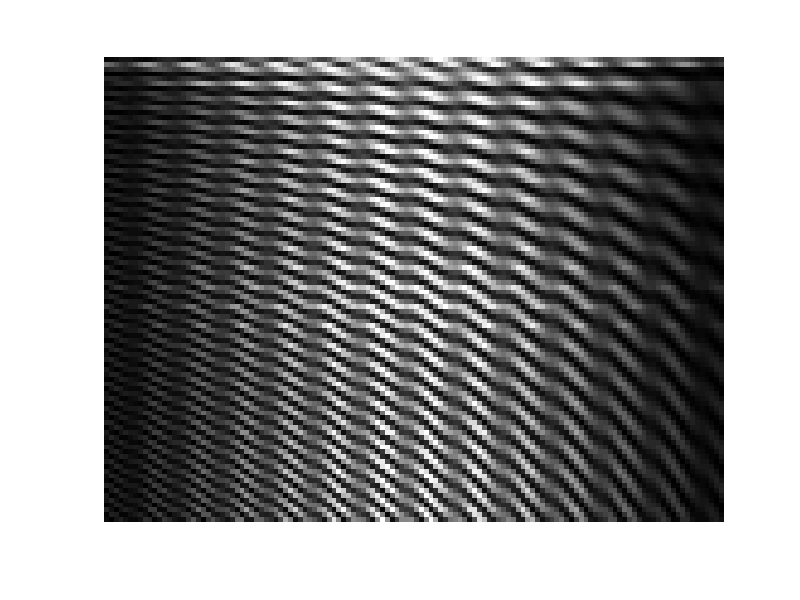
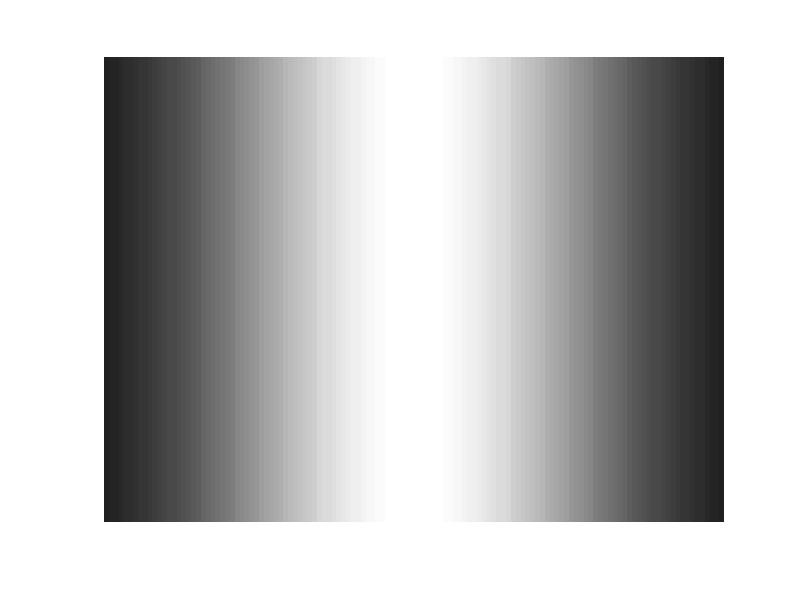

The MATLAB script that drew these images, in order:
% create a test Interferogram image 
% using the technique in 
% Biomedical Optics by Wang and Wu
% Chapter 9
%
% Hari Nandakumar
%
% $Date: 25 Sep 2018
%

% Using SI units throughout 
lambda0 = 850E-9; % center wavelength of source 
dlambda = 20E-9; % FWHM wavelength bandwidth of source 
ns=1.38; % refractive index of sample 
ls1 = 90E-6; % location of backscatterer 1 
ls2 = 150E-6; % location of backscatterer 2 
rs1 = 0.5; % reflectivity of backscatterer 1 - was 0.5
rs2 = 0.25; %rs2 = 0.0; % reflectivity of backscatterer 2 was 0.25
k0=2*pi/lambda0; % center propagation constant 
delta_k=2*pi*dlambda/lambda0^2; % FWHM bandwidth of k 
sigma_k = delta_k/sqrt(2*log(2)); % standard deviation of k 
sigma_lambda = dlambda/sqrt(2*log(2)); % standard deviation of lambda

N=128;  %2^10; %N=100; % number of sampling points was 2^10 
nsigma = 2; % number of standard deviations to plot on each side of kO 

%subplot(4,1,1); % Generate the interferogram 
k = k0 + sigma_k*linspace(-nsigma,nsigma, N); % array for k 
lambdas = lambda0 + sigma_lambda*linspace(-nsigma,nsigma, N); % array for lambda 
%S_k = exp(-(1/2)*(k-k0).^2/sigma_k^2); % Gaussian source PSD 
S_lam = exp(-(1/2)*(lambdas-lambda0).^2/sigma_lambda^2); % Gaussian source PSD 
%E_s1 = rs1*exp(i*2*k*ns*ls1); % sample electric field from scatter 1 
%E_s2 = rs2*exp(i*2*k*ns*ls2); % sample electric field from scatter 2 
%I_k1 = S_k .* abs(1 + E_s1 + E_s2).^2; % interferogram (r_R = 1) 
%plot(lambdas*1e9,S_lam)


imgi = zeros(96,128);
backg = imgi;

for ii=1:96
  ls1 = ii*1E-6; % location of backscatterer 1 
  ls2 = (ii+50)*1E-6; % location of backscatterer 2
  E_s1 = rs1*exp(i*2*2*pi*ns*ls1./lambdas); % sample electric field from scatter 1 
  E_s2 = rs2*exp(i*2*2*pi*ns*ls2./lambdas); % sample electric field from scatter 2 
  I_l = S_lam .* abs(1 + E_s1 + E_s2).^2; % interferogram (r_R = 1) 
  imgi(ii,:)  = I_l/max(I_l);
  backg(ii,:) = S_lam/max(S_lam);
end
  
imshow(imgi); 
figure;
imshow(backg); 

imwrite(imgi,'imgi.png')
imwrite(backg, 'backg.png') 

%plot(k/k0,I_k1/max(I_k1), 'k'); 
